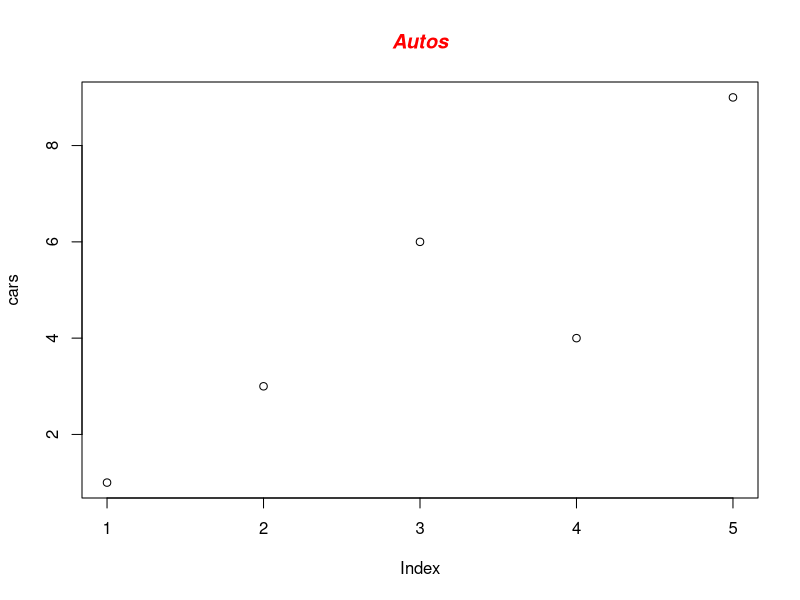

The R script that drew this image:
# Define the cars vector with 5 values
cars <- c(1, 3, 6, 4, 9)

# Graph the cars vector with all defaults
plot(cars)

# Create a title with a red, bold/italic font
title(main="Autos", col.main="red", font.main=4)
